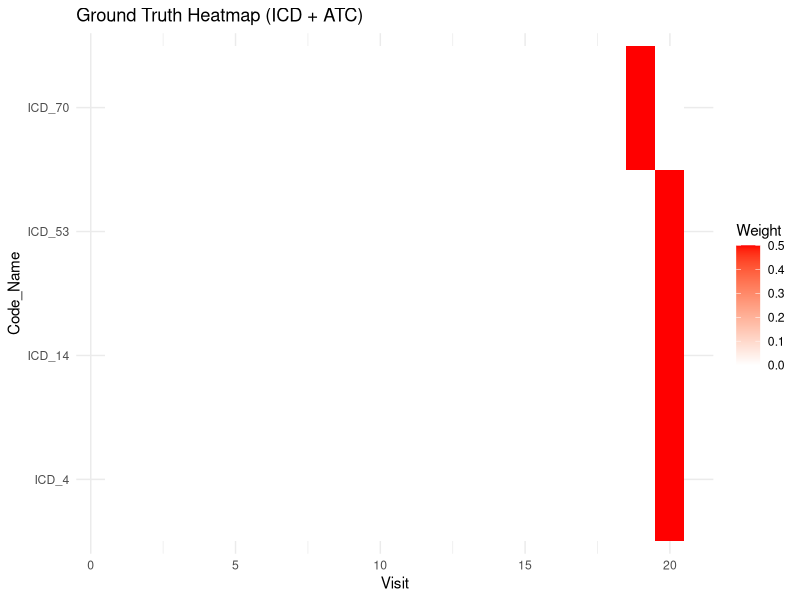
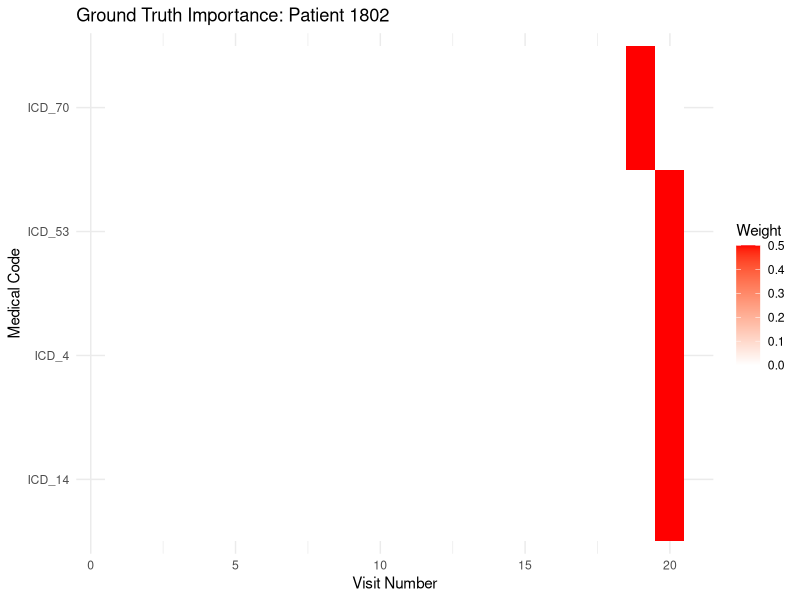
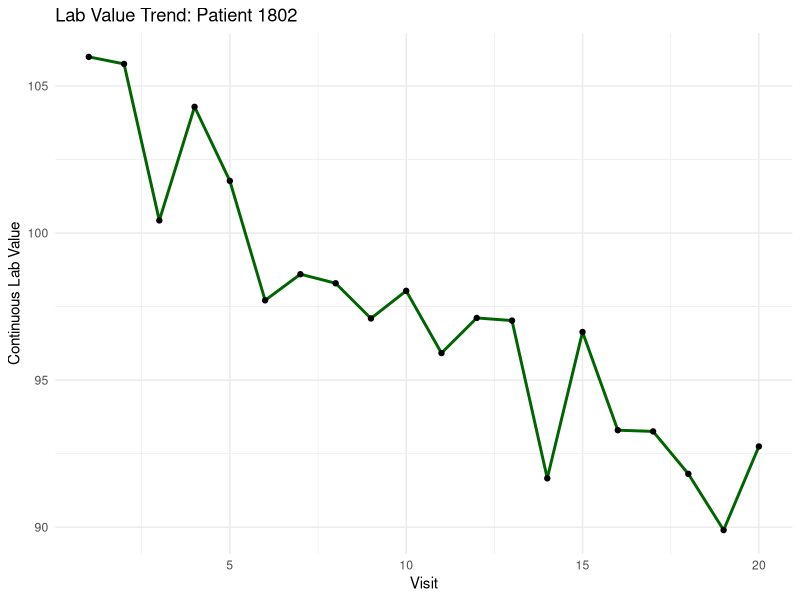
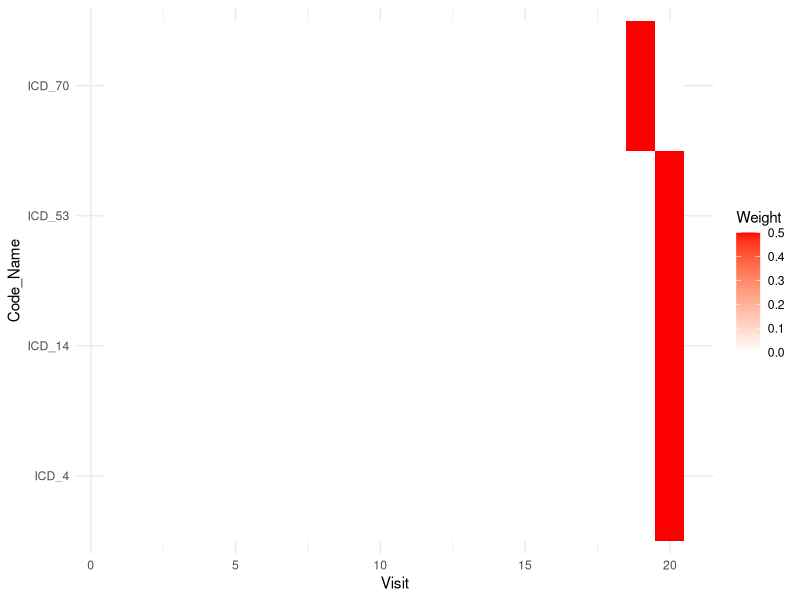

The R script that drew these images, in order:
#===============================================================================
# LONGITUDINAL EHR SIMULATION FOR XAI BENCHMARKING/EVALUATION
# 
# Logic: Outcome is driven by 3 specific "Phenotypes"
# 1. CHRONIC: High frequency of specific codes (Easy for any model)
# 2. TRIGGER: ICD_A followed by ATC_B (Sequence-dependent, hard for LR)
# 3. ESCALATION: Sudden spike in codes at the end (Temporal-dependent)
#===============================================================================

# Set seed for reproducibility
set.seed(3105)

# Load required packages
library(dplyr)
library(tidyr)
library(reshape2)
library(ggplot2)


#...............................................................................
# 1. GLOBAL PARAMETERS ####
#...............................................................................

N_patients <- 3000 # number of patients
N_visits   <- 20 # number of visits
N_ICD      <- 100 # number of diagnosis codes (ICD)
N_ATC      <- 40 # number of medication codes (ATC)

# Define specific "Ground Truth" codes
CHRONIC_ICDS <- c(1, 2, 3)    # If these appear often, risk increases
TRIGGER_ICD  <- 10            # The "Cause"
TRIGGER_ATC  <- 5             # The "Response" (must follow Cause)
ESCALATION_WINDOW <- 3        # Last 3 visits


#...............................................................................
# 2. GENERATE LONGITUDINAL DATA ####
# Builds the history for each patient (raw data)
#...............................................................................

# Create "empty" arrays
ICD_arr <- array(0L, dim = c(N_patients, N_visits, N_ICD))
ATC_arr <- array(0L, dim = c(N_patients, N_visits, N_ATC))


#..................... 2.1 Generate random background noise ....................

# Use binomial distribution to randomly scatter codes throughout the visits at a 
# 1% probability. 
# -> Represents "noisy" medical history that doesn't cause the outcome.
for (i in 1:N_patients) {
  
  for (t in 1:N_visits) {
    
    ICD_arr[i, t, ] <- rbinom(N_ICD, 1, 0.01) # low prob. of p=0.01 
    ATC_arr[i, t, ] <- rbinom(N_ATC, 1, 0.01)
    
  }
  
}

#....................... 2.2 Targeted Trigger Injection ........................

# In 15% of patients, force a specific sequence:
# ICD_10 occurs, followed immediately by ATC_5
# -> Simple models like LR should struggle to catch that, whereas RNNs should be
# able to do so

# Force the sequence into 15% of patients to ensure a strong correlation
trigger_target_ids <- sample(1:N_patients, size = N_patients * 0.15)

for(i in trigger_target_ids) {
  
  t_idx <- sample(1:10, 1) # Occurs in the first half of the timeline
  ICD_arr[i, t_idx, TRIGGER_ICD] <- 1
  ATC_arr[i, t_idx + 1, TRIGGER_ATC] <- 1
  
}

#....................... 2.3 Generate Static Variables .........................

# Add static variables (e.g., sex and age)

static_bin  <- rbinom(N_patients, 1, 0.5)                 # e.g., sex
static_cont <- runif(N_patients, 18, 90) / 90             # e.g., normalized age



#.................... 2.4 Generate Lab Values (Continuous Trend) ...............

# 10% of patients are assigned a "rising risk trend", where their lab values 
# increase over time, simulating physiological deterioration

lab_values  <- array(0, dim = c(N_patients, N_visits))

for(i in 1:N_patients) {
  
  # Base value
  base_val <- rnorm(1, 100, 10)
  
  # If patient is in that 10% group, they get a fixed postive "trend" value of 1.5
  # -> Their lab value increases every single visit
  # Other 90% get a random trend near zero, without clear trend
  trend <- if(i %% 10 == 0) 1.5 else rnorm(1, 0, 0.5) 
  
  # Construct the actual values for all 20 visits
  # 1. Base value is the starting point (e.g., 100)
  # 2. Linear growth: For 10% this adds 1.5, 3.0,...,30.0 over time, for 90% this 
  #    adds almost nothing.
  # 3. Measurement noise: Adds noise to every visit so the lines aren't perfectly 
  #    straight -> more realistic
  lab_values[i, ] <- base_val + (1:N_visits * trend) + rnorm(N_visits, 0, 2)
  
}



#...............................................................................
# 3. CALCULATE PHENOTYPE SCORES (The "Ground Truth") ####
# Track exactly why a patient got the outcome
#...............................................................................

# Create "empty" data frame to store information about ground truth
phenotype_contributions <- data.frame(
  patient_id = 1:N_patients,
  chronic_val = 0,
  trigger_val = 0,
  escalation_val = 0,
  static_val = 0, 
  trend_val = 0
)

# Pre-allocation of the truth maps:
# Create two 3D tensors (one for diagnoses, one for medications)
# Initially, they only contain zeros
# As risk-driving events are identified, importance values are set into the
# specific patient-visit-code coordinates
truth_map_icd <- array(0, dim = c(N_patients, N_visits, N_ICD))
truth_map_atc <- array(0, dim = c(N_patients, N_visits, N_ATC))


for (i in 1:N_patients) {
  
  #............................... 1. Chronic ..................................
  
  # Risk is linear and additive; the more often ICD 1, 2, or 3 appear, the higher
  # the patient's risk
  phenotype_contributions$chronic_val[i] <- 
    sum(colSums(ICD_arr[i, , CHRONIC_ICDS, drop=FALSE])) * 0.5
  
  for(v in 1:N_visits) { 
    
    # Every time one of these codes appears, the ground truth is marked with a 
    # value of 0.25
    truth_map_icd[i, v, CHRONIC_ICDS] <- ICD_arr[i, v, CHRONIC_ICDS] * 0.25 
    
    }
  
  
  
  #........................... 2. Trigger (Sequence) ...........................
  
  # "Smoking gun": Look for an ICD 10 code (which is the cause), followed by an 
  # ATC 5 (response) within 2 visits
  # If the sequence is found, the patient gets a massive risk score (10.0)
  # -> Both ICD 10 and ATC 5 get both marked with a high importance weight of 1.0 
  #    in the truth map
  # -> Test if DL models can see the relationship between two different time points
  
  times_icd <- which(ICD_arr[i, , TRIGGER_ICD] == 1)
  times_atc <- which(ATC_arr[i, , TRIGGER_ATC] == 1)
  
  if(length(times_icd) > 0 && length(times_atc) > 0) {
    
    for(t_icd in times_icd) {
      
      future_atc <- times_atc[times_atc > t_icd & times_atc <= (t_icd + 2)]
      
      if(length(future_atc) > 0) {
        
        phenotype_contributions$trigger_val[i] <- 10.0
        truth_map_icd[i, t_icd, TRIGGER_ICD] <- 1.0
        
        for(t_atc in future_atc) { 
          
          truth_map_atc[i, t_atc, TRIGGER_ATC] <- 1.0 
          
        }
        
      }
      
    }
    
  }
  
  
  
  #.......................... 3. Escalation (Late Spike) .......................
  
  # Detects a sudden spike in clinical activity during the final 3 visits (late window)
  # If detected, the risk score is increased
  # -> Mark all codes occurring during those final visits as important (0.5),
  # -> Timing of the codes is what drove the risk, not just the codes themselves
  
  late_idx <- (N_visits - ESCALATION_WINDOW + 1):N_visits
  
  if(sum(ICD_arr[i, late_idx, ]) > (sum(ICD_arr[i, 1:(N_visits-3), ])/17 + 2)) {
    
    phenotype_contributions$escalation_val[i] <- 2.5
    
    truth_map_icd[i, late_idx, ] <- ICD_arr[i, late_idx, ] * 0.5
    
  }
  
  
  
  #...................... 4. Multimodal Logic (Static + Trend) .................
  
  # Adds risk based on non-temporal factors (static) and the velocity of the 
  # lab values (trend)
  # Note: Because they are continuous or static features, they aren't marked in
  # the discrete truth_map_icd tensor, but they contribute to the final probability
  # calculation, providing "background risk" that the DL models must distinguish 
  # from the "medical event" risk
  
  phenotype_contributions$static_val[i] <- 
    (static_bin[i] * 0.8) + (static_cont[i] * 0.5)
  
  if(lab_values[i, 20] - lab_values[i, 1] > 10) {
    
    phenotype_contributions$trend_val[i] <- 3.0
    
  }
  
}


#...............................................................................
# 4. BINARY OUTCOME GENERATION ####
#...............................................................................


#............................... Aggregate the risk ............................

# Sum up the chronic risk, trigger risk, escalation risk etc.
total_risk_signal <- rowSums(phenotype_contributions[,-1])


#........................... Prevalence calibration ............................

# Helper function to find the intercept that hits our target
find_intercept <- function(intercept) {
  
  # total_risk_signal: Determines relative risk (who is sicker than whom)
  # intercept: Determines absolute risk (how easy it is for anyone to get sick)
  probs <- 1 / (1 + exp(-(intercept + total_risk_signal)))
  
  return(mean(probs) - target_prevalence)
  
}

# Target prevalence: We want roughly 30% of patients to be "Positive"
target_prevalence <- 0.30

# Solve for the intercept 
calibrated_intercept <- uniroot(find_intercept, interval = c(-50, 10))$root

# Generate final outcomes
final_probs <- 1 / (1 + exp(-(calibrated_intercept + total_risk_signal)))
outcomes <- rbinom(N_patients, 1, final_probs)

# Check Stats 
cat("Correlations with Outcome:\n")
print(cor(phenotype_contributions[,2:4], outcomes))
print(summary(final_probs))





#...............................................................................
# 5. DATA EXPORT  ####
#...............................................................................


#....................... 5.1 Discrete Events (Long format) .....................

event_list <- list()

# Scan the sparse 3D matrices (ICD_arr and ATC_arr) to find every instance where 
# a medical code occurred (Value of 1)

# Convert those coordinates into a "long format" table

# The resulting file/dataset contains the sequence of medical events for every 
# patient, which the DL models will use to learn the temporal "trigger"

for(i in 1:N_patients) {
  
  icd_pos <- which(ICD_arr[i,,] == 1, arr.ind = TRUE)
  if(nrow(icd_pos) > 0) event_list[[length(event_list)+1]] <- 
      data.frame(patient_id = i, time = icd_pos[,1], token = paste0("ICD_", icd_pos[,2]))
  
  atc_pos <- which(ATC_arr[i,,] == 1, arr.ind = TRUE)
  if(nrow(atc_pos) > 0) event_list[[length(event_list)+1]] <- 
    data.frame(patient_id = i, time = atc_pos[,1], token = paste0("ATC_", atc_pos[,2]))
  
}

write.csv(do.call(rbind, event_list), "ehr_events.csv", row.names = FALSE)



#.............................. 5.2 Multimodal Files ...........................

write.csv(data.frame(patient_id = 1:N_patients, static_bin, static_cont, outcome = outcomes), # wide format
          "static_data.csv", 
          row.names = FALSE)

# Take the 2D lab matrix and turn it into a long list
write.csv(melt(lab_values, varnames = c("patient_id", "time")), 
          "lab_data.csv", 
          row.names = FALSE)

#........................ 5.3 Ground Truth (for XAI validation) ................

saveRDS(list(truth_icd = truth_map_icd, truth_atc = truth_map_atc, outcomes = outcomes), 
        "simulation_truth.rds")



# Complete signal with prevalence check: 
cat("Simulation Complete. Prevalence:", mean(outcomes), "\n")




#...............................................................................

# Updated Plotting for Patient 1802 (Includes ATCs)
pt_truth_combined <- cbind(truth_map_icd[1802,,], truth_map_atc[1802,,])
colnames(pt_truth_combined) <- c(paste0("ICD_", 1:N_ICD), paste0("ATC_", 1:N_ATC))
active_cols <- which(colSums(abs(pt_truth_combined)) > 0)

if(length(active_cols) > 0){
  plot_data <- melt(pt_truth_combined[, active_cols])
  colnames(plot_data) <- c("Visit", "Code_Name", "Weight")
  
  ggplot(plot_data, aes(x = Visit, y = Code_Name, fill = Weight)) +
    geom_tile() +
    scale_fill_gradient2(low = "blue", mid = "white", high = "red") +
    theme_minimal() +
    labs(title = "Ground Truth Heatmap (ICD + ATC)")
}



# Load the truth maps we saved earlier
# truth_map_icd shape: [N_patients, N_visits, N_ICD]
patient_idx <- 1802

# 1. Extract this patient's truth matrix
# Combine ICD and ATC truth for a full view
pt_truth_icd <- truth_map_icd[patient_idx, , ]
pt_truth_atc <- truth_map_atc[patient_idx, , ]

# 2. Identify which codes actually have non-zero truth values
# This helps us zoom in on the important rows
active_icds <- which(colSums(abs(pt_truth_icd)) > 0)
active_atcs <- which(colSums(abs(pt_truth_atc)) > 0)

# 3. Create a clean dataframe for plotting
library(ggplot2)
library(reshape2)

plot_data <- melt(pt_truth_icd[, active_icds])
colnames(plot_data) <- c("Visit", "Code_Idx", "Weight")
plot_data$Code_Name <- paste0("ICD_", active_icds[plot_data$Code_Idx])

# 4. Plot the "Gold Standard"
ggplot(plot_data, aes(x = Visit, y = Code_Name, fill = Weight)) +
  geom_tile() +
  scale_fill_gradient2(low = "blue", mid = "white", high = "red") +
  theme_minimal() +
  labs(title = paste("Ground Truth Importance: Patient", patient_idx),
       x = "Visit Number", y = "Medical Code")


# Add this to visualize the Lab Trend for the same patient (1802)
pt_lab <- data.frame(Visit = 1:N_visits, Value = lab_values[patient_idx, ])

ggplot(pt_lab, aes(x = Visit, y = Value)) +
  geom_line(color = "darkgreen", size = 1) +
  geom_point() +
  theme_minimal() +
  labs(title = paste("Lab Value Trend: Patient", patient_idx),
       y = "Continuous Lab Value", x = "Visit")






# Combined Truth Plotting Logic
pt_truth_combined <- cbind(pt_truth_icd, pt_truth_atc)
colnames(pt_truth_combined) <- c(paste0("ICD_", 1:N_ICD), paste0("ATC_", 1:N_ATC))

active_cols <- which(colSums(abs(pt_truth_combined)) > 0)
final_plot_matrix <- pt_truth_combined[, active_cols]

plot_data <- melt(final_plot_matrix)
colnames(plot_data) <- c("Visit", "Code_Name", "Weight")

ggplot(plot_data, aes(x = Visit, y = Code_Name, fill = Weight)) +
  geom_tile() +
  scale_fill_gradient2(low = "blue", mid = "white", high = "red") +
  theme_minimal()
